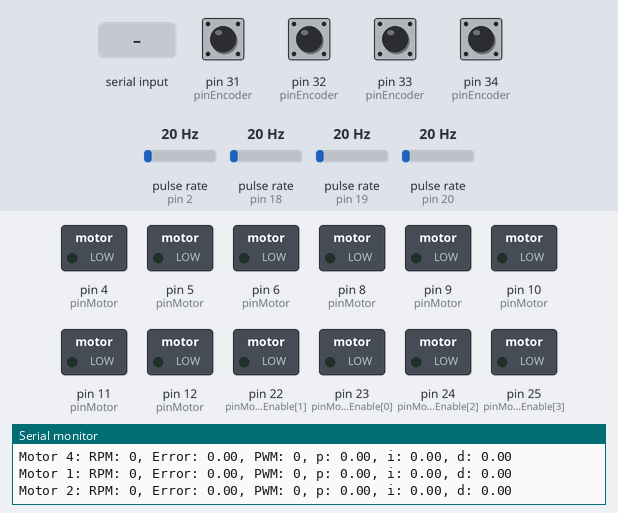
A sketch run on a simulated Arduino Mega 2560, built with avr-gcc and run on an emulated ATmega2560. Shown: switched loads named in the sketch (green lamp = pin HIGH), the last lines printed to the serial monitor. Wiring (inferred from the names in the program): 4 × pulse sensor: data pin 2 / data pin 18 / data pin 19 / data pin 20. Inputs (shaded band) come from the test bench; at power-on: pin 31 (pinEncoder), pin 32 (pinEncoder), pin 33 (pinEncoder), pin 34 (pinEncoder) HIGH, pulse rate (sensors on pin 2, pin 18, pin 19, pin 20) 20 Hz.

Above: at 1.2 s.
1.3 s: "1\n" received over Serial
At 2.1 s:
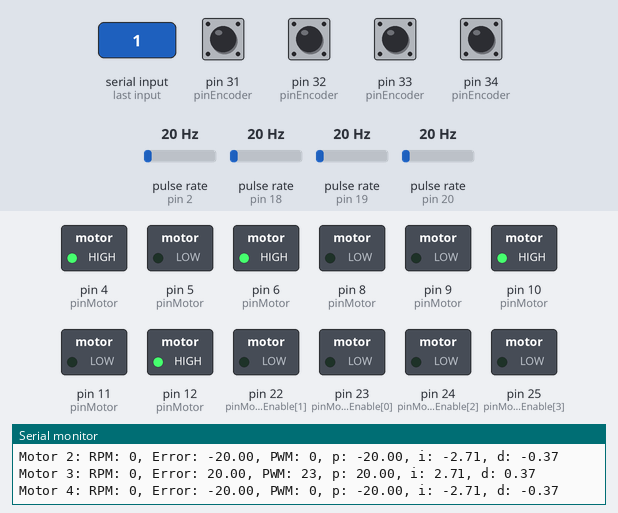
4.3 s: "5\n" received over Serial
At 5.4 s:
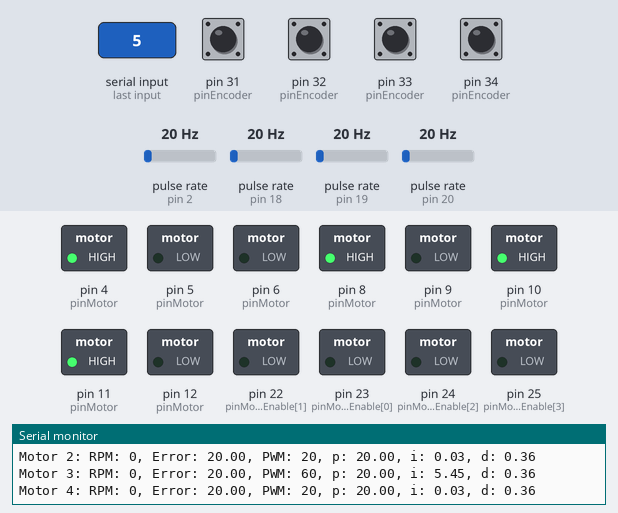
7.2 s: "2\n" received over Serial
At 7.9 s:
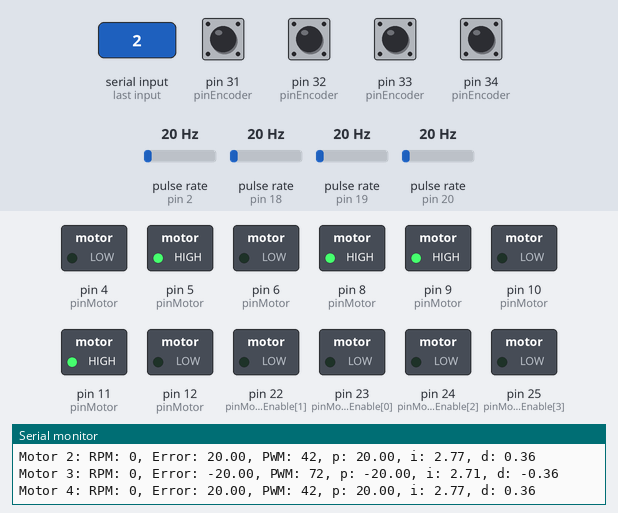
10.0 s: "3\n" received over Serial
At 11.1 s:
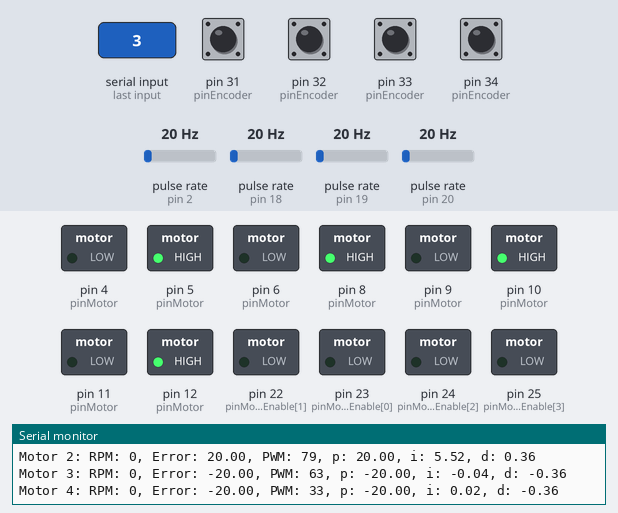
13.0 s: "4\n" received over Serial
At 14.0 s:
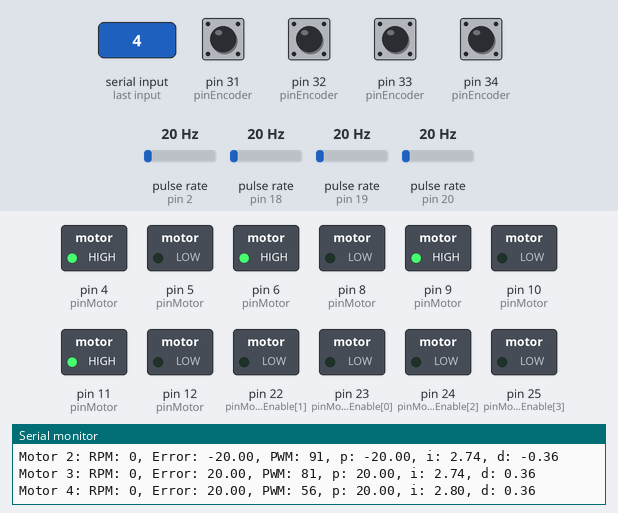
15.8 s: "1\n" received over Serial
At 18.5 s:
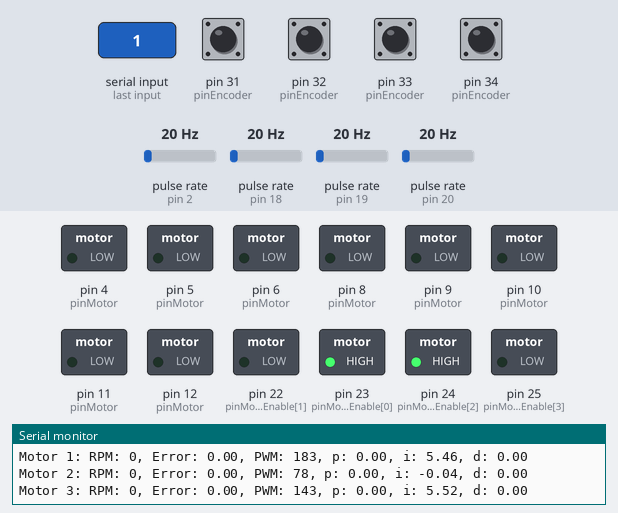
Timing chart, 0 to 19.8 s (numbered marks = the images above; inputs shaded):
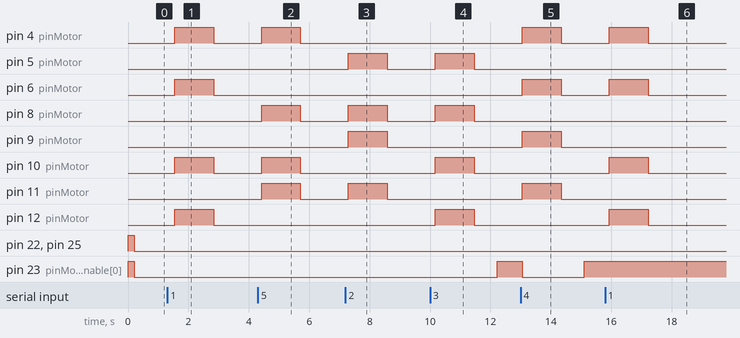

The sketch:

PID_4_MOTOR_SIMPLIFIED_2.ino
```cpp
const int numMotor = 4;
const int numEncoder = 4;
const int SPCW = 20;
const int SPCCW = -20;
const int pinMotor[numMotor][2] = {
  {10, 9},  // Motor 1: pin {CW, CCW}
  {8, 6},   // Motor 2: pin {CW, CCW}
  {4, 5},   // Motor 3: pin {CW, CCW}
  {11, 12}  // Motor 4: pin {CW, CCW}
};

const int pinEncoder[numEncoder][2] = {
  {20, 34},    // Encoder 1: pin {Channel A, Channel B}
  {18, 33},    // Encoder 2: pin {Channel A, Channel B}
  {2, 31},     // Encoder 3: pin {Channel A, Channel B}
  {19, 32}     // Encoder 4: pin {Channel A, Channel B}
};

const int pinMotorEnable[numMotor] = {23, 22, 24, 25};

double error[numMotor] = {0};
double error_I[numMotor] = {0};
double error_D[numMotor] = {0};
double past_error[numMotor] = {0};

const float Kp[numMotor] = {1, 1, 1, 1};
const float Ki[numMotor] = {0.0005, 0.0005, 0.0005, 0.0005};
const float Kd[numMotor] = {5, 5, 5, 5};

double waktuSekarang;
double waktuBerlalu;
double waktuSebelumnya;

double p[numMotor] = {0}, i[numMotor] = {0}, d[numMotor] = {0};
int PWMmotor[numMotor] = {0};
int rpm[numMotor] = {0};
int kecepatanMotorSet[numMotor] = {0, 0, 0, 0}; // Setpoint awal

volatile int hitungEncoder[numEncoder] = {0};
volatile int lastChannelAState[numEncoder] = {0};

int stateMotor[numMotor] = {1, 1, 0, 0}; // Diinisialisasi dengan Motor 1 dan Motor 2 hidup, yang lain mati
unsigned long waktuMulaiMotor = 0;
const unsigned long durasiMotor = 2000; // 2 detik dalam milidetik

// Tentukan langkah waktu tetap untuk perhitungan PID (dalam milidetik)
const unsigned long pidLangkahWaktu = 100; // Sesuaikan jika perlu

unsigned long waktuSebelumnyaPID = 0;

void setup() {
  Serial.begin(9600);

  for (int m1 = 0; m1 < numMotor; ++m1) {
    pinMode(pinMotor[m1][0], OUTPUT);  // pin CW
    pinMode(pinMotor[m1][1], OUTPUT);  // pin CCW
  }

  for (int en = 0; en < numMotor; ++en) {
    pinMode(pinMotorEnable[en], OUTPUT);
    digitalWrite(pinMotorEnable[en], HIGH); // Aktifkan L293D
  }

  for (int e = 0; e < numEncoder; ++e) {
    pinMode(pinEncoder[e][0], INPUT_PULLUP); // Channel A
    pinMode(pinEncoder[e][1], INPUT_PULLUP); // Channel B
    attachInterrupt(digitalPinToInterrupt(pinEncoder[e][0]), encoderISR, CHANGE);
  }
}

void loop() {
  unsigned long waktuSekarang = millis();

  // Periksa apakah ada data serial yang tersedia
  if (Serial.available() > 0) {
    // Baca input serial untuk mengatur arah gerakan
    int arahGerakan = Serial.parseInt();

    // Atur kecepatan motor berdasarkan arah gerakan
    switch (arahGerakan) {
      case 1: // Maju
        move(true, false, true, false);
        setMotorSetpoints(SPCW, SPCCW, SPCW, SPCCW); // Sesuaikan setpoint jika perlu
        break;
      case 2: // Mundur
        move(false, true, false, true);
        setMotorSetpoints(SPCCW, SPCW, SPCCW, SPCW); // Sesuaikan setpoint jika perlu
        break;
      case 3: // Kiri
        move(true, true, false, false);
        setMotorSetpoints(SPCW, SPCW, SPCCW, SPCCW); // Sesuaikan setpoint jika perlu
        break;
      case 4: // Kanan
        move(false, false, true, true);
        setMotorSetpoints(SPCCW, SPCCW, SPCW, SPCW); // Sesuaikan setpoint jika perlu
        break;
      case 5: // Putar Kanan
        rotate(true);
        setMotorSetpoints(SPCW, SPCW, SPCW, SPCW); // Sesuaikan setpoint jika perlu
        break;
      case 6: // Putar Kiri
        rotate(false);
        setMotorSetpoints(SPCCW, SPCCW, SPCCW, SPCCW); // Sesuaikan setpoint jika perlu
        break;
      default: // Berhenti
        stopMotors();
        setMotorSetpoints(0, 0, 0, 0); // Atur setpoint menjadi 0 untuk berhenti
        break;
    }
  }

  calculateRPM();

  // Lakukan perhitungan PID pada langkah waktu tetap
  if (waktuSekarang - waktuSebelumnyaPID >= pidLangkahWaktu) {
    computePID();
    waktuSebelumnyaPID = waktuSekarang;
  }

  // Tampilkan informasi motor
  for (int m2 = 0; m2 < numMotor; ++m2) {
    Serial.print("Motor ");
    Serial.print(m2 + 1);
    Serial.print(": RPM: ");
    Serial.print(rpm[m2]);
    Serial.print(", Error: ");
    Serial.print(error[m2]);
    Serial.print(", PWM: ");
    Serial.print(PWMmotor[m2]);
    Serial.print(", p: ");
    Serial.print(p[m2]);
    Serial.print(", i: ");
    Serial.print(i[m2]);
    Serial.print(", d: ");
    Serial.println(d[m2]);
  }
}

void kontrolMotor(int indeksMotor, bool arahCW) {
  digitalWrite(pinMotor[indeksMotor][0], arahCW ? HIGH : LOW);
  digitalWrite(pinMotor[indeksMotor][1], arahCW ? LOW : HIGH);
}

void setMotorSetpoints(int mm1, int mm2, int mm3, int mm4) {
  kecepatanMotorSet[0] = mm1;
  kecepatanMotorSet[1] = mm2;
  kecepatanMotorSet[2] = mm3;
  kecepatanMotorSet[3] = mm4;
}

void move(int motor1, int motor2, int motor3, int motor4) {
  kontrolMotor(0, motor1);
  kontrolMotor(1, motor2);
  kontrolMotor(2, motor3);
  kontrolMotor(3, motor4);
}

void stopMotors() {
  for (int m = 0; m < numMotor; ++m) {
    digitalWrite(pinMotor[m][0], LOW);
    digitalWrite(pinMotor[m][1], LOW);
  }
}

void rotate(bool arahCW) {
  move(arahCW, arahCW, arahCW, arahCW);
}

void encoderISR() {
  for (int e1 = 0; e1 < numEncoder; ++e1) {
    int channelAState = digitalRead(pinEncoder[e1][0]);
    int channelBState = digitalRead(pinEncoder[e1][1]);

    if (channelAState != lastChannelAState[e1]) {
      if (channelBState == channelAState) {
        hitungEncoder[e1]++;
      } else {
        hitungEncoder[e1]--;
      }
    }

    lastChannelAState[e1] = channelAState;
  }
}

void calculateRPM() {
  const int pulsaPerPutaran = 360;

  for (int m3 = 0; m3 < numMotor; ++m3) {
    rpm[m3] = static_cast<int>((double)hitungEncoder[m3] / pulsaPerPutaran * 60.0);
    hitungEncoder[m3] = 0;
  }
}

void computePID() {
  waktuSekarang = millis();
  waktuBerlalu = (double)(waktuSekarang - waktuSebelumnya);

  for (int m4 = 0; m4 < numMotor; ++m4) {
    error[m4] = kecepatanMotorSet[m4] - rpm[m4];
    error_I[m4] += error[m4] * waktuBerlalu;
    error_D[m4] = (error[m4] - past_error[m4]) / waktuBerlalu;
    past_error[m4] = error[m4];
    p[m4] = Kp[m4] * error[m4];
    i[m4] = Ki[m4] * error_I[m4];
    d[m4] = Kd[m4] * error_D[m4];
    PWMmotor[m4] = PWMmotor[m4] + p[m4] + i[m4] + d[m4];

    if (PWMmotor[m4] > 255) {
      PWMmotor[m4] = 255;
    } else if (PWMmotor[m4] < 0) {
      PWMmotor[m4] = 0;
    }
    analogWrite(pinMotorEnable[m4], PWMmotor[m4]);
  }

  waktuSebelumnya = waktuSekarang;
}
```

Measured:
- after the input at 1.3 s, pin 4 (pinMotor), pin 6 (pinMotor), pin 10 (pinMotor), pin 12 (pinMotor): LOW → HIGH after 0.26 s, → LOW 1.3 s later
- after the input at 4.3 s, pin 4 (pinMotor), pin 8 (pinMotor), pin 10 (pinMotor), pin 11 (pinMotor): LOW → HIGH after 0.13 s, → LOW 1.3 s later
- after the input at 7.2 s, pin 5 (pinMotor), pin 8 (pinMotor), pin 9 (pinMotor), pin 11 (pinMotor): LOW → HIGH after 0.09 s, → LOW 1.3 s later; pin 23 (pinMotorEnable[0]), pin 24 (pinMotorEnable[2]): stays LOW (without the input it goes to HIGH after 2.0 s)
- after the input at 10.0 s, pin 5 (pinMotor), pin 8 (pinMotor), pin 10 (pinMotor), pin 12 (pinMotor): LOW → HIGH after 0.17 s, → LOW 1.3 s later; pin 23 (pinMotorEnable[0]): LOW → HIGH after 2.2 s
- after the input at 13.0 s, pin 4 (pinMotor), pin 6 (pinMotor), pin 9 (pinMotor), pin 11 (pinMotor): LOW → HIGH after 0.06 s, → LOW 1.3 s later; pin 22 (pinMotorEnable[1]): stays LOW (without the input it goes to HIGH after 0.89 s); pin 23 (pinMotorEnable[0]): HIGH → LOW after 0.06 s, → HIGH 2.1 s later
- after the input at 15.8 s, pin 4 (pinMotor), pin 6 (pinMotor), pin 10 (pinMotor), pin 12 (pinMotor): LOW → HIGH after 0.14 s, → LOW 1.3 s later; pin 22 (pinMotorEnable[1]): stays LOW (without the input it goes to HIGH after 3.5 s); pin 24 (pinMotorEnable[2]): LOW → HIGH after 1.6 s
